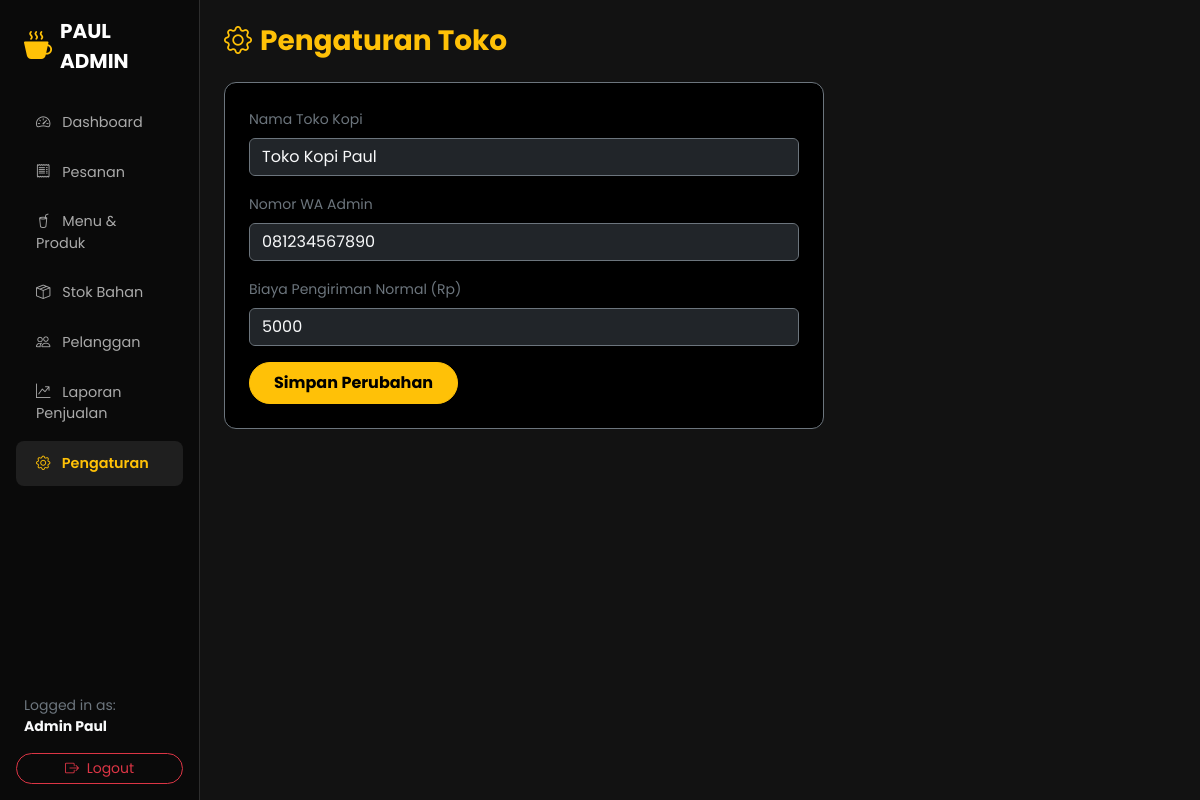
The page /admin/index.php?page=pengaturan (signed in) on the database its author committed.
### tables this page shows
CREATE TABLE `pengaturan` (
  `id` int(11) NOT NULL DEFAULT 1,
  `nama_toko` varchar(100) DEFAULT 'Toko Kopi Paul',
  `telepon_wa` varchar(20) DEFAULT '081234567890',
  `biaya_delivery` int(11) DEFAULT 5000,
  `jam_operasional` varchar(100) DEFAULT '10.00 - 22.00 WIB',
  `alamat_toko` text DEFAULT NULL
);

### admin/admin_modules/pengaturan.php (the view, shortened to what this page needs)
<?php
$setting = (isset($conn) && $conn) ? mysqli_fetch_assoc(mysqli_query($conn, "SELECT * FROM pengaturan WHERE id=1")) : [];
?>
<h3 class="fw-bold text-warning mb-4"><i class="bi bi-gear me-2"></i>Pengaturan Toko</h3>
<div class="card card-custom p-4 bg-black text-light border-secondary" style="max-width: 600px;">
    <form action="" method="POST">
        <div class="mb-3">
            <label class="form-label text-secondary small">Nama Toko Kopi</label>
            <input type="text" name="nama_toko" class="form-control bg-dark text-light border-secondary" value="<?= htmlspecialchars($setting['nama_toko'] ?? ''); ?>" required>
        </div>
        <div class="mb-3">
            <label class="form-label text-secondary small">Nomor WA Admin</label>
            <input type="text" name="telepon_wa" class="form-control bg-dark text-light border-secondary" value="<?= htmlspecialchars($setting['telepon_wa'] ?? ''); ?>" required>
        </div>
        <div class="mb-3">
            <label class="form-label text-secondary small">Biaya Pengiriman Normal (Rp)</label>
            <input type="number" name="biaya_delivery" class="form-control bg-dark text-light border-secondary" value="<?= htmlspecialchars($setting['biaya_delivery'] ?? 0); ?>" required>
        </div>
        <button type="submit" name="simpan_pengaturan" class="btn btn-warning rounded-pill fw-bold py-2 px-4">Simpan Perubahan</button>
    </form>
</div>

### admin/index.php (style rules this page uses)
body { font-family: 'Poppins', sans-serif; background-color: #121212; color: #f8f9fa; }
.card-custom { background-color: #1a1a1a; border: 1px solid #2d2d2d; border-radius: 12px; }

### rows shown on the page
pengaturan: nama_toko "Toko Kopi Paul", telepon_wa "081234567890", biaya_delivery "5000"

### other values the page prints
$_SESSION['admin_nama'] "Admin Paul"
